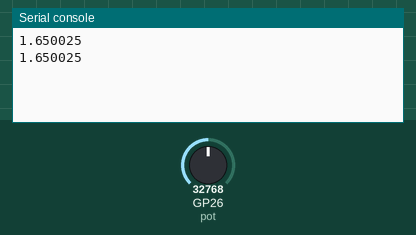
Simulated run of this program. Board: Raspberry Pi Pico running MicroPython. On the bench: the last lines printed to the serial console. The test bench sets the inputs (shaded band); at power-on: GP26 (pot) = 32768 (analog values on the 0–65535 scale).

Above: at 1.2 s.
1.3 s: GP26 (pot) set to 45874
At 2.6 s:
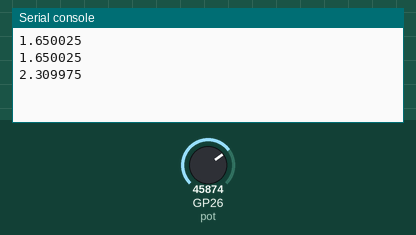
2.8 s: GP26 (pot) set to 57670
At 3.8 s:
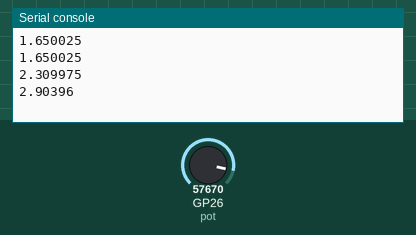
Timing chart, 0 to 5.8 s (numbered marks = the images above; inputs shaded):
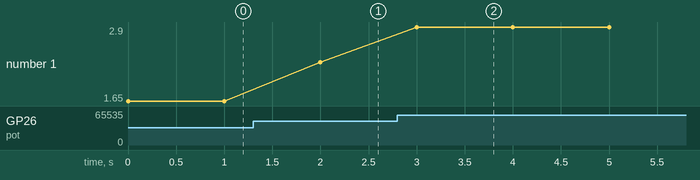

The program:

potentiometer_test.py
```python
from machine import ADC, Pin
import time

pot = ADC(Pin(26)) # potentiometer is connect to GP26 (Analog pin)

while True:
   value = pot.read_u16() * (3.3 / (65535)) #Convert the sampled data to voltage value
   print(value)
   time.sleep(1)
```

Measured:
- after the input at 1.3 s, the serial console: prints a new line after 0.70 s (image 1)
- after the input at 2.8 s, the serial console: prints a new line after 0.20 s (image 2)
- plotted number 1: 1.65 → 2.31 after the input at 1.3 s, 2.31 → 2.9 after the input at 2.8 s
